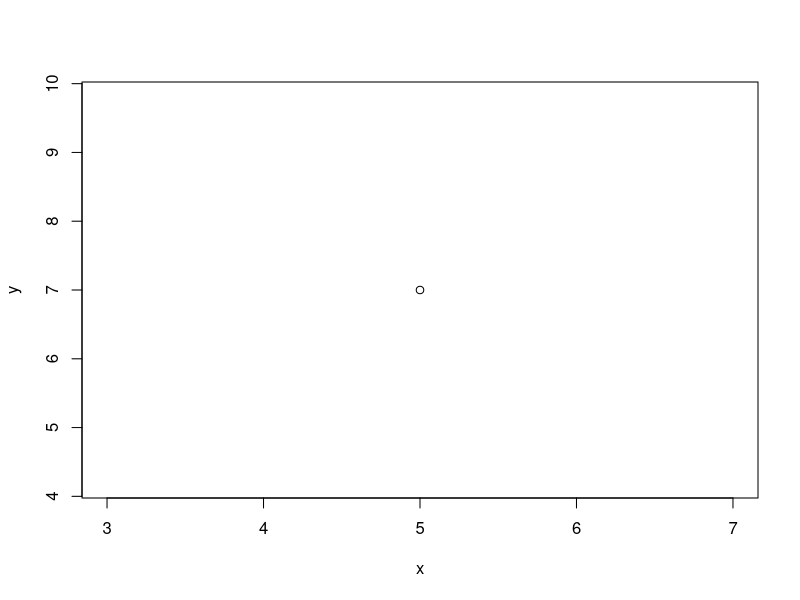

Generate this figure with R:
## ---- chunk 1
knitr::opts_chunk$set(echo = TRUE)
## ---- chunk 2
x <-5
y <-7
plot(x,y)
